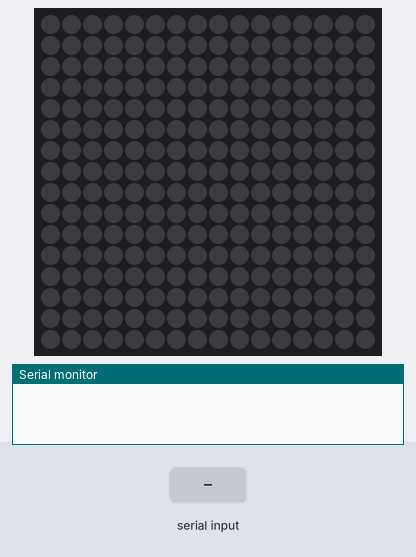
Simulated run of this sketch. Board: Arduino Uno, built with avr-gcc and run on an emulated ATmega328P. On the bench: 16×16 RGB LED matrix (first LED top left, wired row by row), the last lines printed to the serial monitor. Inputs (shaded band) come from the test bench. Dim RGB values are drawn brighter than linear.

Above: at 1.2 s.
1.3 s: "T,1\n" received over Serial
At 1.6 s:
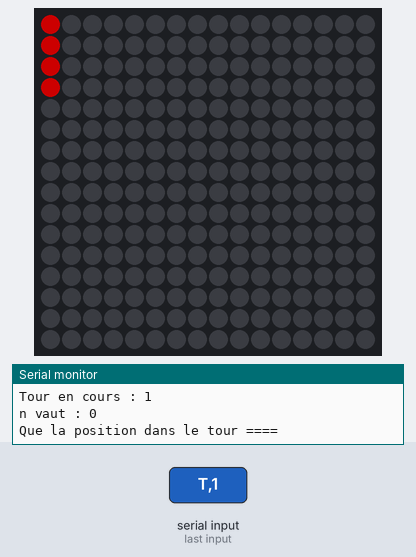
2.8 s: "R4,1\n" received over Serial
At 4.0 s:
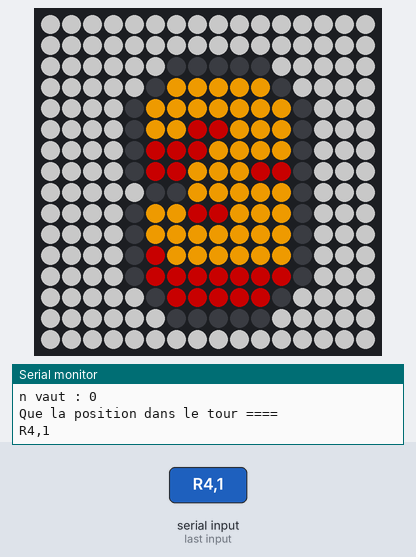
At 9.4 s:
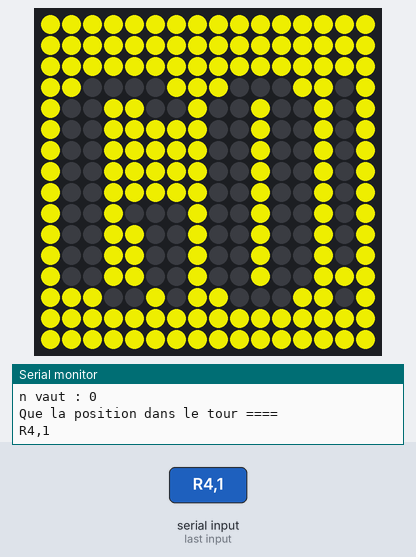
Timing chart, 0 to 10.9 s (numbered marks = the images above; inputs shaded):
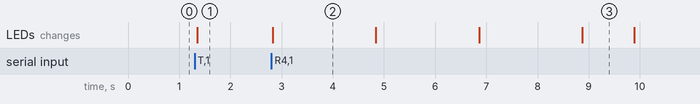

The sketch:

matrice16x16v3.ino
```cpp
// Affichage du compe à Rebours
// et de l'état de la course Open Led Race
// On récupère les données envoyées en série par OLR
// pour piloter une matrice de 16x16 LEDs

#include <FastLED.h>        //https://github.com/FastLED/FastLED
#include <LEDMatrix.h>      //https://github.com/Jorgen-VikingGod/LEDMatrix


#define DATA_PIN            6         // Sortie sur laquelle le Din de la matrice est connecté
#define COLOR_ORDER         GRB       // Type de code à envoyer pour les WS2812B
#define CHIPSET             WS2812B   // Type de LEDs du bandeau

// initial matrix layout (to get led strip index by x/y)
#define MATRIX_WIDTH        16                                  // Taille X de la matrice
#define MATRIX_HEIGHT       16                                  // Taille Y de la matrice
#define MATRIX_TYPE         HORIZONTAL_ZIGZAG_MATRIX            // Organisation des LEDs
#define MATRIX_SIZE         (MATRIX_WIDTH*MATRIX_HEIGHT)        // Nombre total de LEDs
#define NUMPIXELS           MATRIX_SIZE                         // Nombre total de LEDs

cLEDMatrix<MATRIX_WIDTH, MATRIX_HEIGHT, MATRIX_TYPE> leds;      // Créer l'instance LEDMatrix

#define pause 300

// Open Led Race envoie les données de télémétrie sur le port série
// Plus d'infos : https://gitlab.com/open-led-race/olr-arduino/-/blob/master/doc/OLR_Protocol_Serial.pdf
// Variables pour stocker les données de la course
int numeroVoiture = 0;
int toursComplets = 0;
int pourcentageTour = 0;

void setup()
{
  Serial.begin(9600);
  FastLED.addLeds<CHIPSET, DATA_PIN, COLOR_ORDER>(leds[0], leds.Size()).setCorrection(TypicalSMD5050);
  FastLED.setCorrection(TypicalLEDStrip);
  FastLED.setBrightness(200);
  FastLED.clear(true);  // on éteint toutes les LEDs

}


void loop() {
  if (Serial.available()) {
    String data = Serial.readStringUntil('\n');
    Serial.print("\n");
    Serial.print(data);
    Serial.print("\n");
    if (data.startsWith("T")) {
      // Analyse des données sur les voitures et les tours
      traiterDonnees(data);
    } else if (data.startsWith("R4")) {
      // Compte à rebours avant la course
      afficherCompteARebours();
      // Serial.print("C_A_R\n");
    } else if (data.startsWith("w")) {
      // Course terminée, affichage du gagnant
      afficherGagnant(data);
      // Serial.print("WIN\n");
      // afficherGagnant(data);

    }
  }

}

void traiterDonnees(String data) {
  String donnees = "";
  donnees = data.substring(2);

  // Trouver l'index de 'p' dans la chaîne de caractères
  int indexp = donnees.indexOf("p");

  // Trouver l'index de 'M' dans la chaîne de caractères
  int indexM = donnees.indexOf("M");

  // Trouver l'index de la première virgule dans la chaîne de caractères
  int indexVirgule1 = donnees.indexOf(",");

  // Trouver l'index de la deuxième virgule dans la chaîne de caractères
  int indexVirgule2 = donnees.indexOf(",", indexVirgule1 + 1);

  // Extraire le numéro de voiture de la chaîne de caractères et le convertir en entier
  int numeroVoiture = donnees.substring(indexp + 1, indexM).toInt();

  // Extraire le nombre de tours complets de la chaîne de caractères et le convertir en entier
  int toursComplets = donnees.substring(indexM + 1, indexVirgule1).toInt();

  // Extraire le pourcentage du tour de la chaîne de caractères et le convertir en entier
  int pourcentageTour = donnees.substring(indexVirgule1 + 1, indexVirgule2).toInt();

   Serial.print("Voiture : ");
   Serial.print(numeroVoiture);
   Serial.print("\n");
   Serial.print("Tours effectués : ");
   Serial.print(toursComplets);
   Serial.print("\n");
   Serial.print("Tour en cours : ");
   Serial.print(pourcentageTour);
   Serial.print("\n");


  afficherInformationsCourse(numeroVoiture, toursComplets, pourcentageTour);

}

void afficherGagnant(String data) {
  // Afficher le gagnant sur la matrice LED
  if (data.startsWith("w1")) {
    // Voiture 1 gagne (rouge)
    leds.DrawFilledRectangle(0, 0, 15, 15, (CRGB::Red));
  } else if (data.startsWith("w2")) {
    // Voiture 2 gagne (vert)
    leds.DrawFilledRectangle(0, 0, 15, 15, (CRGB::Green));
  } else if (data.startsWith("w3")) {
    // Voiture 3 gagne (bleu)
    leds.DrawFilledRectangle(0, 0, 15, 15, (CRGB::Blue));
  } else if (data.startsWith("w4")) {
    // Voiture 4 gagne (vert)
    leds.DrawFilledRectangle(0, 0, 15, 15, (CRGB::White));
  }
  FastLED.show();
  Serial.print(data);
  Serial.print("Le gagnant est : \n");

  delay(pause);

}

void afficherCompteARebours() {
  // Afficher 3
    leds.DrawFilledRectangle(0, 0, 15, 15, (CRGB::Gray));
    leds.DrawFilledRectangle(5, 12, 11, 4, (CRGB::Orange));
    leds.DrawLine(6, 13, 10, 13, (CRGB::Black));
    leds.DrawPixel(5, 12, (CRGB::Black));
    leds.DrawPixel(11, 12, (CRGB::Black));
    leds.DrawLine(4, 11, 4, 8, (CRGB::Black));
    leds.DrawLine(12, 11, 12, 3, (CRGB::Black));
    leds.DrawLine(5, 7, 6, 7, (CRGB::Black));
    leds.DrawLine(4, 6, 4, 3, (CRGB::Black));
    leds.DrawPixel(5, 2, (CRGB::Black));
    leds.DrawPixel(11, 2, (CRGB::Black));
    leds.DrawLine(6, 1, 10, 1, (CRGB::Black));
    leds.DrawFilledRectangle(5, 9, 6, 8, (CRGB::Maroon));
    leds.DrawFilledRectangle(7, 10, 7, 9, (CRGB::Maroon));
    leds.DrawPixel(8, 10, (CRGB::Maroon));
    leds.DrawPixel(5, 4, (CRGB::Maroon));
    leds.DrawLine(5, 3, 11, 3, (CRGB::Maroon));
    leds.DrawLine(6, 2, 10, 2, (CRGB::Maroon));
    leds.DrawLine(10, 8, 11, 8, (CRGB::Maroon));
    leds.DrawLine(7, 6, 8, 6, (CRGB::Maroon));
    FastLED.show();
    delay(2000);

  // Afficher 2
    leds.DrawFilledRectangle(0, 0, 15, 15, (CRGB::Gray));
    leds.DrawFilledRectangle(5, 12, 11, 4, (CRGB::Orange));
    leds.DrawLine(6, 13, 10, 13, (CRGB::Black));
    leds.DrawPixel(5, 12, (CRGB::Black));
    leds.DrawPixel(11, 12, (CRGB::Black));
    leds.DrawLine(4, 11, 4, 8, (CRGB::Black));
    leds.DrawLine(12, 11, 12, 2, (CRGB::Black));
    leds.DrawPixel(5, 7, (CRGB::Black));
    leds.DrawLine(4, 6, 4, 2, (CRGB::Black));
    leds.DrawLine(5, 1, 11, 1, (CRGB::Black));
    leds.DrawFilledRectangle(5, 9, 6, 8, (CRGB::Maroon));
    leds.DrawFilledRectangle(7, 10, 7, 9, (CRGB::Maroon));
    leds.DrawPixel(8, 10, (CRGB::Maroon));
    leds.DrawLine(5, 3, 11, 3, (CRGB::Maroon));
    leds.DrawFilledRectangle(5, 3, 11, 2, (CRGB::Maroon));
    leds.DrawLine(10, 7, 11, 7, (CRGB::Maroon));
    leds.DrawLine(9, 6, 11, 6, (CRGB::Maroon));
    FastLED.show();
    delay(2000);

  // Afficher 1
    leds.DrawFilledRectangle(0, 0, 15, 15, (CRGB::Gray));
    leds.DrawFilledRectangle(7, 12, 11, 4, (CRGB::Orange));
    leds.DrawLine(8, 13, 10, 13, (CRGB::Black));
    leds.DrawPixel(7, 12, (CRGB::Black));
    leds.DrawLine(11, 12, 11, 2, (CRGB::Black));
    leds.DrawLine(6, 11, 6, 8, (CRGB::Black));
    leds.DrawLine(8, 1, 10, 1, (CRGB::Black));
    leds.DrawLine(7, 7, 7, 2, (CRGB::Black));
    leds.DrawFilledRectangle(8, 3, 10, 2, (CRGB::Maroon));
    leds.DrawLine(7, 9, 7, 8, (CRGB::Maroon));
    FastLED.show();
    delay(2000);

  // Allumer GO! en vert
    leds.DrawFilledRectangle(0, 0, 15, 15, (CRGB::Yellow));
    leds.DrawFilledRectangle(1, 11, 2, 3, (CRGB::Black));
    leds.DrawLine(2, 12, 5, 12, (CRGB::Black));
    leds.DrawLine(5, 11, 6, 11, (CRGB::Black));
    leds.DrawLine(2, 12, 5, 12, (CRGB::Black));
    leds.DrawLine(5, 11, 6, 11, (CRGB::Black));
    leds.DrawFilledRectangle(5, 6, 6, 3, (CRGB::Black));
    leds.DrawLine(3, 2, 4, 2, (CRGB::Black));
    leds.DrawPixel(6, 2, (CRGB::Black));
    leds.DrawPixel(4, 6, (CRGB::Black));

    leds.DrawFilledRectangle(8, 11, 9, 3, (CRGB::Black));
    leds.DrawFilledRectangle(11, 11, 12, 3, (CRGB::Black));
    leds.DrawLine(9, 12, 11, 12, (CRGB::Black));
    leds.DrawLine(9, 2, 11, 2, (CRGB::Black));

    leds.DrawLine(14, 12, 14, 4, (CRGB::Black));
    leds.DrawPixel(14, 2, (CRGB::Black));


    FastLED.show();
    delay(1000);
    FastLED.clear(true);  // on éteint toutes les LEDs

}

void afficherInformationsCourse(int numeroVoiture, int toursComplets, int pourcentageTour) {
  // Afficher les informations sur la matrice LED
  // Déterminer la couleur de la voiture en fonction du numéro
  // position y du rectangle représentant la voiture
  // 1 = Rouge, 2 = Vert, 3 = Bleu, 4 = Blanc
  CRGB color;      // Couleur du tour en cours
  CRGB color2;     // Couleur du nombre de tours finis
  int y=0;

  // Déterminer le nombre de LED à allumer en fonction du pourcentage du tour
  // on allume les 12 premières LED pour 100% du tour
  int n = map(pourcentageTour, 0, 100, 0, 12);
  Serial.print("n vaut : ");
  Serial.print(n);
  Serial.print("\n");

  // Traitement pour chaque voiture
  switch (numeroVoiture) {
    //  Voiture Rouge
    case 1:
      color = CRGB::DarkRed;
      color2 = CRGB::Red;
      y = 12;
      break;
    // Voiture Verte
    case 2:
      color = CRGB::DarkGreen;
      color2 = CRGB::Green;
      y = 8;
      break;
    // Voiture Bleue
    case 3:
      color = CRGB::DarkBlue;
      color2 = CRGB::Blue;
      y = 4;
      break;
    // Voiture Blanche
    case 4:
      color = CRGB::Grey;
      color2 = CRGB::White;
      y = 0;
      break;

    default:
      color = CRGB::Black;
      break;
  }

  // Au départ on reçoit p1M1,0,100
  // Quand on est dans le premier tour on reçoit p1

  // Si le pourcentage est à 0 et le nombre de tour à UN
  // on n'allume aucune LED pour cette voiture
  if ((pourcentageTour == 0 ) && (toursComplets == 1)) {
    // Eteindre le rectangle complet
    leds.DrawFilledRectangle(0, y, 15, y+3, (CRGB::Black));
    Serial.print("Aucune LED ======================= \n");
    FastLED.show();
  }
  // Si le nombre de tours est à UN on n'affiche que la position dans ce tour
  if (toursComplets == 1 && (pourcentageTour != 0)) {
    // Eteindre le rectangle complet
    leds.DrawFilledRectangle(0, y, 15, y+3, (CRGB::Black));
    // Allumer les LED correspondant au % de tour effectué
    leds.DrawFilledRectangle(0, y, n, y+3, color);
    Serial.print("Que la position dans le tour ==== \n");
    FastLED.show();
  }

  // Si le nombre de tours est supérieur à 1
  if (toursComplets >1) {
    // Eteindre le rectangle complet de la voiture, y compris le nombre de tours
    leds.DrawFilledRectangle(0, y, 15, y+3, (CRGB::Black));
    // Allumer les LED correspondant au % de tour effectué
    leds.DrawFilledRectangle(0, y, n, y+3, color);
    // Allumer le nombre de LEDs correspondant au nombre de tours complets
    leds.DrawFilledRectangle(12, y, 10 + toursComplets, y+3, color2);
    Serial.print("Position + Nombre de tours ===== \n");
    FastLED.show();
  }
}
```

Measured:
- after the input at 1.3 s, the LEDs: change after 0.06 s (image 1)
- after the input at 2.8 s, the LEDs: change at once (image 2)
- what the display in image 2 shows lasts 2.0 s, from 2.8 s to 4.8 s
